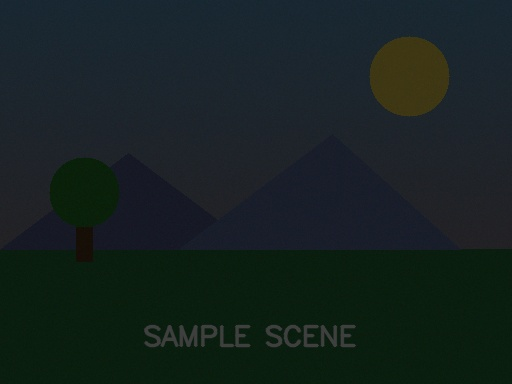
#> input picture CV_Unit2_Assignment/02_Brightness/input.jpg, 512 x 384 px
$ python program.py
#> lines starting #> are read from the running program, lines starting #| are printed output that depends on the picture
"""
Program 2: Controlled Brightness Enhancement
Reads a dark image and increases brightness by a constant value,
clipping pixel values so they stay within the valid 0-255 range.
"""
import cv2
import numpy as np

img = cv2.imread("input.jpg")
#> img is the input picture: shape (384, 512, 3); mean B, G, R 32.6, 33.9, 22.2
if img is None:
    raise FileNotFoundError("input.jpg not found in this folder.")

BRIGHTNESS_INCREASE = 80  # constant added to every pixel

# Pick a sample pixel to compare before/after
sample_y, sample_x = img.shape[0] // 2, img.shape[1] // 2
#> sample_y = 192; sample_x = 256
before_pixel = img[sample_y, sample_x].copy()
#> before_pixel = [40, 29, 25]

# Use int16 during addition to avoid uint8 overflow/wraparound,
# then clip back into the valid [0, 255] range before converting back.
brightened = img.astype(np.int16) + BRIGHTNESS_INCREASE
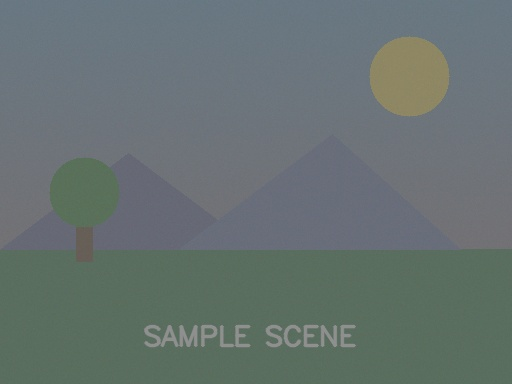
#> brightened: shape (384, 512, 3) int16; mean B, G, R 112.6, 113.9, 102.2
brightened = np.clip(brightened, 0, 255).astype(np.uint8)

after_pixel = brightened[sample_y, sample_x]
#> after_pixel = [120, 109, 105]

print(f"Pixel at ({sample_y},{sample_x}) before enhancement: {before_pixel}")
#| Pixel at (192,256) before enhancement: [40 29 25]
print(f"Pixel at ({sample_y},{sample_x}) after  enhancement: {after_pixel}")
#| Pixel at (192,256) after  enhancement: [120 109 105]

cv2.imwrite("output.png", brightened)
print("Saved brightened result as output.png")

$ run again, with CV_Unit2_Assignment/03_Contrast_Stretching/input.jpg copied over CV_Unit2_Assignment/02_Brightness/input.jpg
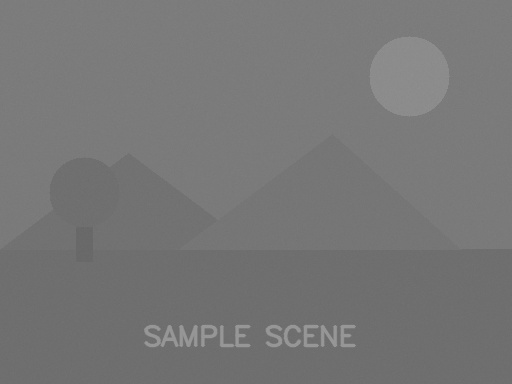
#> input picture CV_Unit2_Assignment/03_Contrast_Stretching/input.jpg, 512 x 384 px
#> img is the input picture: shape (384, 512, 3); min 102, max 156, mean 118.3
#> before_pixel = [118, 118, 118]
#> `brightened = img.astype(np.int16) + BRIGHTNESS_INCREASE`:
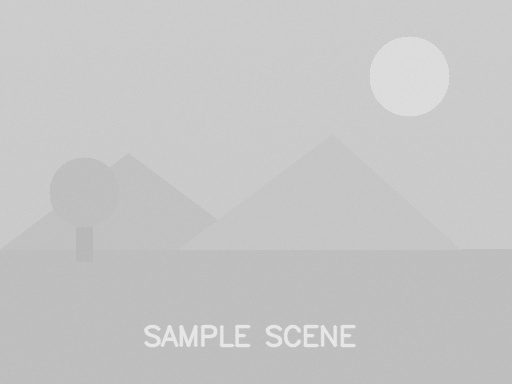
#> brightened: shape (384, 512, 3) int16; min 182, max 236, mean 198.3
#> after_pixel = [198, 198, 198]
#| Pixel at (192,256) before enhancement: [118 118 118]
#| Pixel at (192,256) after  enhancement: [198 198 198]
